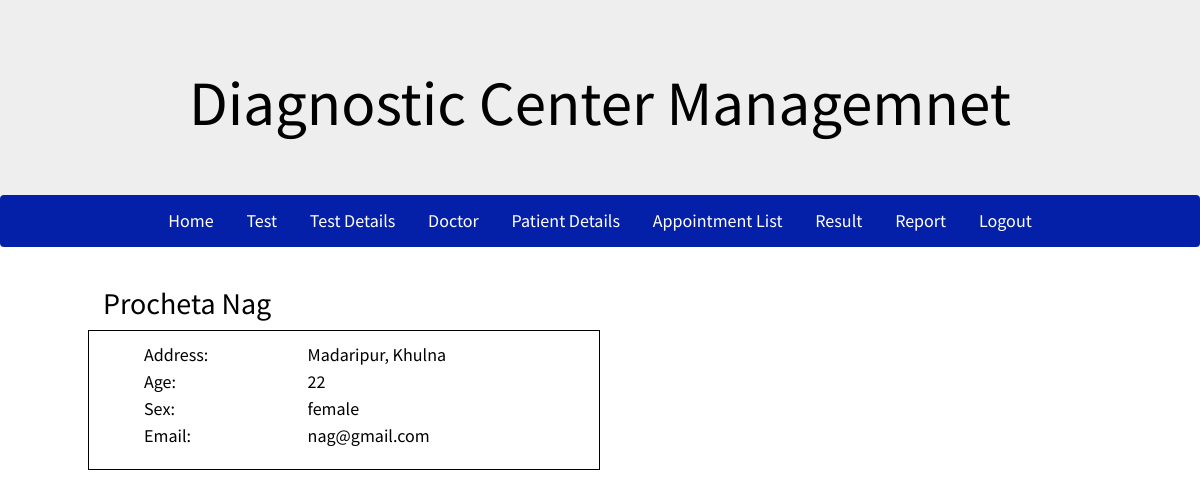
Screenshot of /admin/patient_details.php?patientId=P001 (signed in) with the database file from the repository.
### tables this page shows
CREATE TABLE `patient` (
  `id` int(100) NOT NULL,
  `p_id` varchar(100) NOT NULL,
  `name` varchar(50) NOT NULL,
  `address` varchar(200) NOT NULL,
  `age` varchar(100) NOT NULL,
  `sex` varchar(10) NOT NULL,
  `email` varchar(40) NOT NULL,
  `username` varchar(30) NOT NULL,
  `pass` varchar(20) NOT NULL
);

### admin/include/check-login.php (called while the page is built, shortened)
<?php
	if(isset($_COOKIE['username']))
	{
		$username = $_COOKIE['username'];
		$pass = $_COOKIE['password'];
		$check = $conn->query("SELECT * FROM admin WHERE username = '$username'");
		foreach($check as $info)
		{
			if ($pass != $info['password'])
			{
				$login = 0;
			}
			else
			{
				$login = 1;
			}
		}
	}
?>

### admin/patient_details.php (the view, shortened to what this page needs)
<?php
	include('../configuration.php');
    $conn = new PDO("mysql:host=$host;dbname=$db",$user,$pw);
	include('include/check-login.php');
?>
<?php include('include/header.php'); ?>
<?php include('include/admin-nav.php'); ?>
<?php
	if($login == 0)
	{
		header('location:index.php');
	}
	else
	{
?>
<div class="container">
	<div class="row">
		<div class="col-md-6">
			<?php
				if(isset($_REQUEST['patientId'])){
					$p_id = $_REQUEST['patientId'];
				}
				$check = $conn->query("SELECT * FROM patient WHERE p_id = '$p_id'");
				foreach ($check as $val) {
			?>
			<h2><?php echo $val['name']; ?></h2>
			<div class="row p_details">
				<div class="col-md-12">
					<ul>
						<li><span>Address:</span> <?php echo $val['address']; ?></li>
						<li><span>Age:</span> <?php echo $val['age']; ?></li>
						<li><span>Sex:</span> <?php echo $val['sex']; ?></li>
						<li><span>Email:</span> <?php echo $val['email']; ?></li>
					</ul>
				</div>
			</div>
			<?php } ?>
		</div>
	</div>
</div>
</body>
</html>
<?php
	}
?>

### css/style.css (style rules this page uses)
body { font-family: 'Source Sans Pro', sans-serif; background-size:cover; font-weight: 400; font-size: 14px; line-height: 21px; color: #000; margin-bottom: 0; overflow-y: auto; overflow-x: hidden; background:#fff; }
ul, li { list-style-type: none; }
.container { max-width:1024px; position: relative; z-index: 2; }
.p_details { border: 1px solid #000; padding-top: 10px; padding-bottom: 10px; }
.p_details li { font-size: 18px; line-height: 27px; }
.p_details li span { width: 160px; display: inline-block; }

### rows the page displays
patient: name "Procheta Nag", address "Madaripur, Khulna", age "22", sex "female", email "nag@gmail.com"
